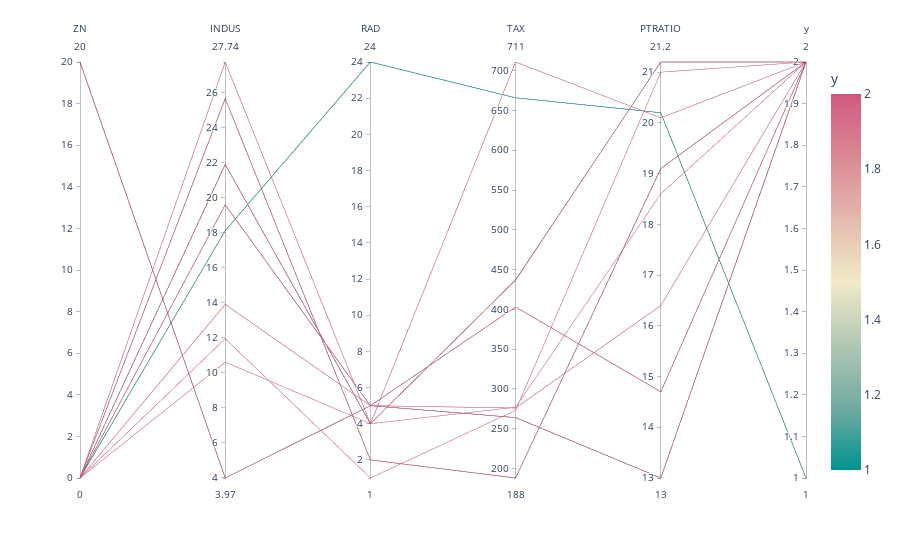

The cell this chart's notebook holds for it:
### Code cell
fig = px.parallel_coordinates(data, color="y",
                              color_continuous_scale=px.colors.diverging.Tealrose,
                              color_continuous_midpoint=1.5)
fig.show()

### Figure 1 — Plotly figure (JSON) as saved in the notebook; plotly's stock layout.template omitted (floating-point values rounded to 4 significant figures; data arrays with more than 128 entries replaced by an {"elided": "..."} marker saying what was removed)
{"data": [{"dimensions": [{"label": "ZN", "values": {"elided": "180 int values"}}, {"label": "INDUS", "values": {"elided": "180 float values"}}, {"label": "RAD", "values": {"elided": "180 int values"}}, {"label": "TAX", "values": {"elided": "180 int values"}}, {"label": "PTRATIO", "values": {"elided": "180 float values"}}, {"label": "y", "values": {"elided": "180 int values"}}], "domain": {"x": [0, 1], "y": [0, 1]}, "line": {"color": {"elided": "180 int values"}, "coloraxis": "coloraxis"}, "name": "", "type": "parcoords"}], "layout": {"coloraxis": {"cmid": 1.5, "colorbar": {"title": {"text": "y"}}, "colorscale": [[0, "rgb(0, 147, 146)"], [0.1667, "rgb(114, 170, 161)"], [0.3333, "rgb(177, 199, 179)"], [0.5, "rgb(241, 234, 200)"], [0.6667, "rgb(229, 185, 173)"], [0.8333, "rgb(217, 137, 148)"], [1, "rgb(208, 88, 126)"]]}, "legend": {"tracegroupgap": 0}, "margin": {"t": 60}}}
